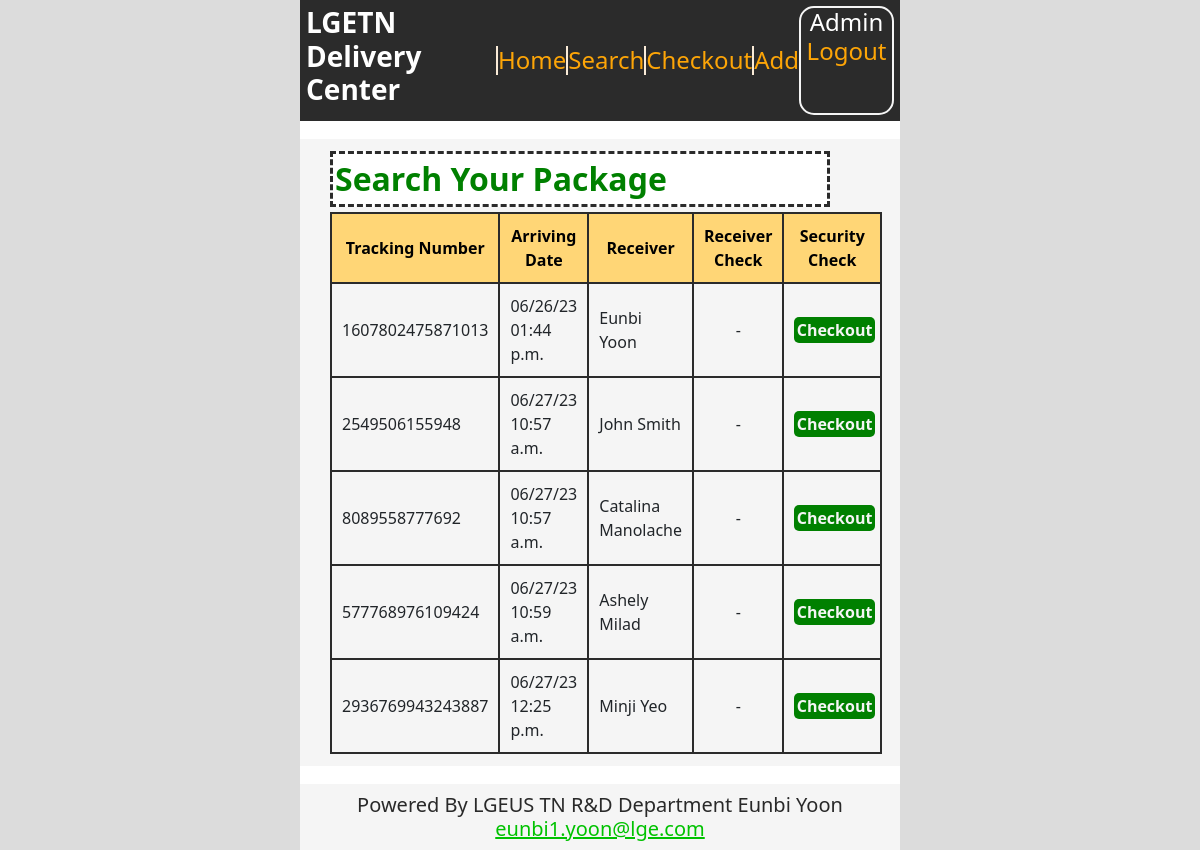
/search (signed in), run on an earlier commit of the app's database.
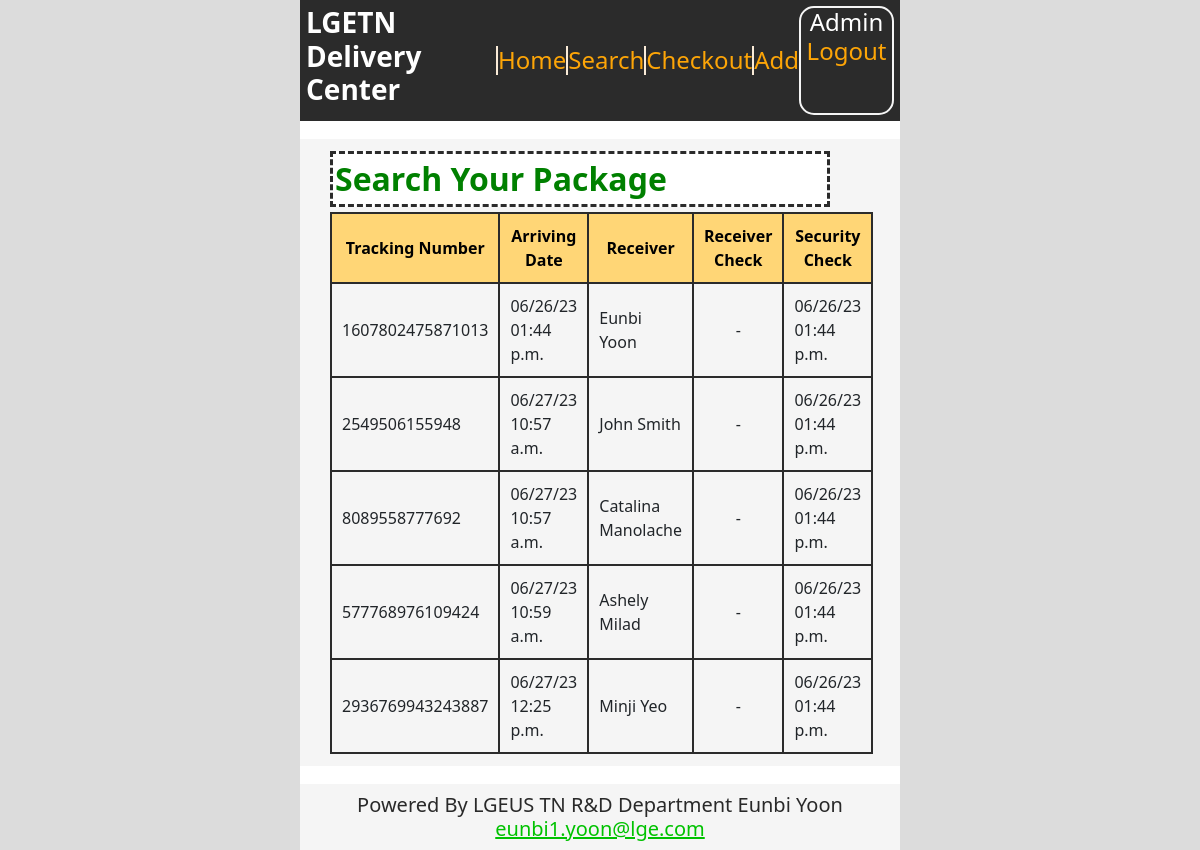
And on a later commit of the database.
### qrapp/models.py (models this page shows, shortened)
class QRCodeData(models.Model):
    code_data=models.CharField(max_length=255)
    created_at=models.DateTimeField(auto_now_add=True)
    receiver=models.CharField(max_length=255)
    check_out=models.BooleanField(default=False)
    admin_check=models.BooleanField(default=False)
    class Meta:
        verbose_name_plural='QR Scanning Data'

### qrapp/views.py (the view)
# urls.py: path('search',searchView, name='search_url'),
@login_required(login_url='login_url')
def searchView(request):
    item_list=QRCodeData.objects.all()
    username=request.user.username
    context={
        'item_list':item_list,
        'username':username,
        "date":"06/26/23 01:44 p.m."
    }
    return render(request, 'search.html', context)

### qrapp/templates/search.html (shortened to what this page needs)
{% extends 'base.html' %}
{% block container %}
    <div class="search-detail">
        <input type="text" id="filterInput" placeholder="Search Your Package" oninput="filterTable()" required pattern="\S+.*" >
        <table id="myTable">
            <thead>
              <tr>
                <th>Tracking Number</th>
                <th>Arriving Date</th>
                <th>Receiver</th>
                <th>Receiver Check</th>
                <th>Security Check</th>
              </tr>
            </thead>
            <tbody>
                {% for item in item_list %}
                    <tr>
                        <td>{{ item.code_data }}</td>
                        <td>{{ item.created_at|date:"m/d/y h:i a" }}</td>
                        <td>{{ item.receiver }}</td>
                        {% if item.check_out %}
                            <td>{{ date }}</td>
                        {% else %}
                            <td>
                                {% if username == item.receiver %}
                                    <center><a href="{% url 'checkout_url' %}">Checkout</a></center>
                                {% else %}
                                    <center>-</center>
                                {% endif %}
                            </td>
                        {% endif %}
                        {% if item.admin_check %}
                            <td>{{ date }}</td>
                        {% else %}
                            <td>
                                {% if user.is_superuser %}
                                    <center><a href="{% url 'checkout_url' %}">Checkout</a></center>
                                {% else %}
                                    <center>-</center>
                                {% endif %}
                            </td>
                        {% endif %}
                    </tr>
                {% endfor %}
            </tbody>
        </table>
    </div>
    {% load static %}
{% endblock %}

### qrapp/templates/base.html (shortened to what this page needs)
<!DOCTYPE html>
<html lang="en">
<head>
    <head>
        {% load static %}
        <link rel="stylesheet" type="text/css" href="{% static 'css/style2.css' %}">
        <link href="https://cdn.jsdelivr.net/npm/bootstrap@5.3.0/dist/css/bootstrap.min.css" rel="stylesheet">
    </head>
</head>
<body>
    <div class="base-wrapper">
        <div class="base-top">
            <div class="base-title">
                <h3>LGETN Delivery Center</h3>
            </div>
            <div class="base-menu">
                <a href="{% url 'home_url' %}"><h4>Home</h4></a>
                <a href="{% url 'search_url' %}"><h4>Search</h4></a>
                <a href="{% url 'checkout_url' %}"><h4>Checkout</h4></a>
                <a href="{% url 'add_url' %}"><h4>Add</h4></a>
            </div>
            <div class="base-login">
                {% if user.is_authenticated %}
                    <div class="msg"><h4>{{user.username}}</h4></div>
                    <div class="lik">
                        <a href="{% url 'logout_url' %}"><h4>Logout</h4></a>
                    </div>
                {% else %}
                    <div class="msg"><h4>Login Here</h4></div>
                    <div class="lik">
                        <a href="{% url 'login_url' %}"><h4>Login</h4></a>
                    </div>
                {% endif %}
            </div>
        </div>
        <div class="base-container">
            {% block container %}
            {% endblock %}
        </div>
        <div class="base-foot">
            <h5>
                Powered By LGEUS TN R&D Department Eunbi Yoon
                <a href = "mailto: eunbi1.yoon@lge.com">eunbi1.yoon@lge.com</a>
            </h5>
        </div>
    </div>
</body>
</html>

### statics/css/style2.css (style rules this page uses)
body { font-family:'Nexa', sans-serif; width: 50%; margin: 0 auto !important; background-color:gainsboro !important; }
.base-wrapper { position: relative; background-color: white; }
.base-top { color:white; background-color:#2B2B2B; display: grid; grid-template-columns: 2fr 3fr 1fr; padding:1%; }
.base-top .base-title { display: flex; align-items: center; }
.base-top .base-title h3 { font-weight: 700; }
.base-top .base-menu { display: grid; grid-template-columns:1fr 1fr 1fr 1fr; align-items: center; }
.base-top .base-menu a { text-decoration: none; color:#FDA507; text-align: center; border-left:2px solid antiquewhite; }
.base-top .base-menu h4 { margin:0; }
.base-top .base-login { border: 2px solid whitesmoke; border-radius: 15px; text-align: center; }
.base-top .base-login h4 { margin:0; }
.base-top .base-login .msg { grid-row:1; text-transform: capitalize; }
.base-top .base-login .lik { grid-row:2; display: grid; }
.base-top .base-login .lik a { text-decoration: none; color:#FDA507; }
.base-container { background-color: whitesmoke; }
.base-foot { color:#292929; background-color: whitesmoke; text-align: center; height: 100%; padding:1.5%; }
.base-foot h5 { margin:0; }
.base-foot a { color:rgb(0, 194, 0); }
.search-detail { width:90%; margin:3% auto; padding:2% 0; align-items: center; }
.search-detail input { margin-bottom:1%; border:3px dashed #2B2B2B; font-size:2rem; color:green; font-weight: 600; background-color:white; }
.search-detail input::placeholder { color:green; }
.search-detail table, .search-detail tr, .search-detail th, .search-detail td { border:2px solid #2B2B2B; border-collapse: collapse; padding:10px; }
.search-detail table th { background-color: #FFD676; color:black; text-align: center; }

What changed in the data, as far as the page shows it:
changed QRCodeData "Eunbi Yoon": date (not shown) → "06/26/23 01:44 p.m."; no longer shows "Checkout"
changed QRCodeData "John Smith": date (not shown) → "06/26/23 01:44 p.m."; no longer shows "Checkout"
changed QRCodeData "Catalina Manolache": date (not shown) → "06/26/23 01:44 p.m."; no longer shows "Checkout"
changed QRCodeData "Ashely Milad": date (not shown) → "06/26/23 01:44 p.m."; no longer shows "Checkout"
changed QRCodeData "Minji Yeo": date (not shown) → "06/26/23 01:44 p.m."; no longer shows "Checkout"
